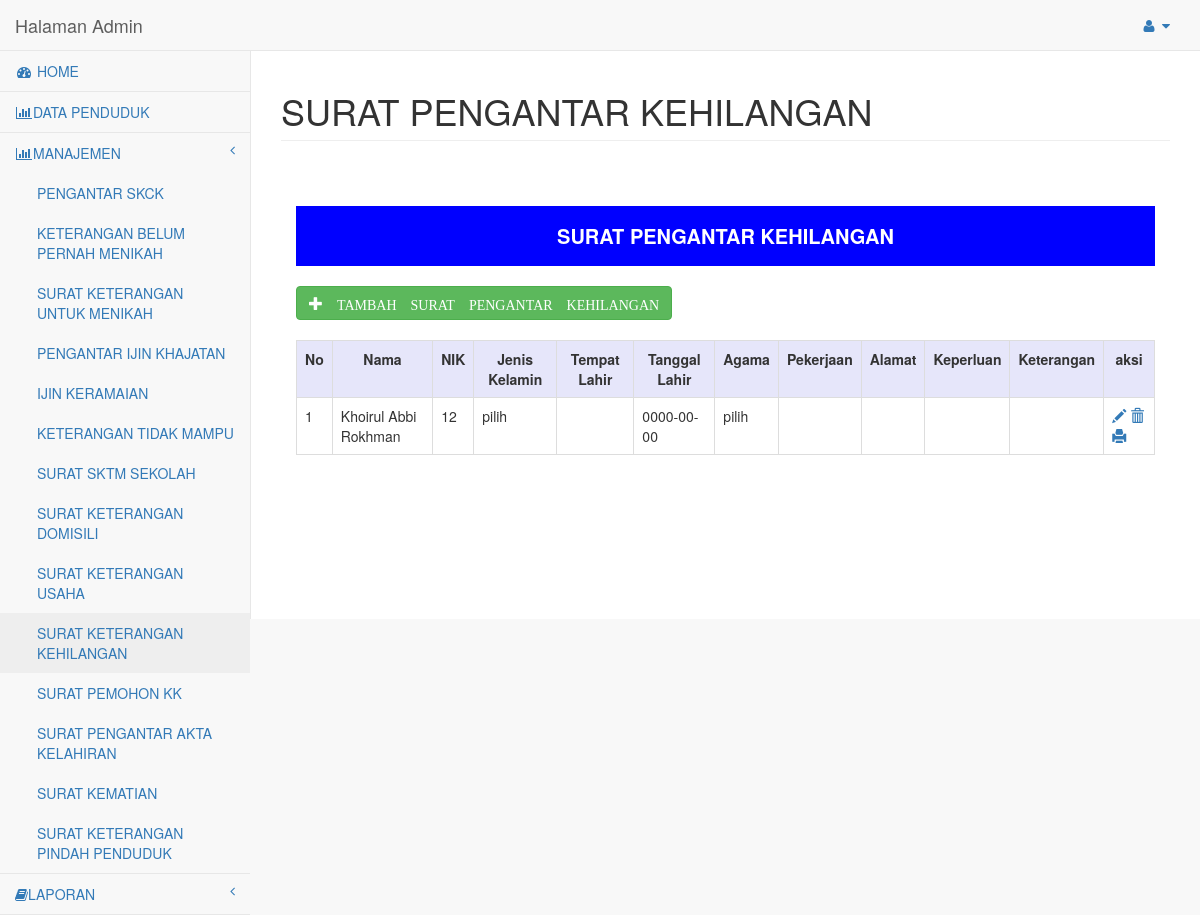
The app's page /admin/index.php?module=kehilangan, older data.
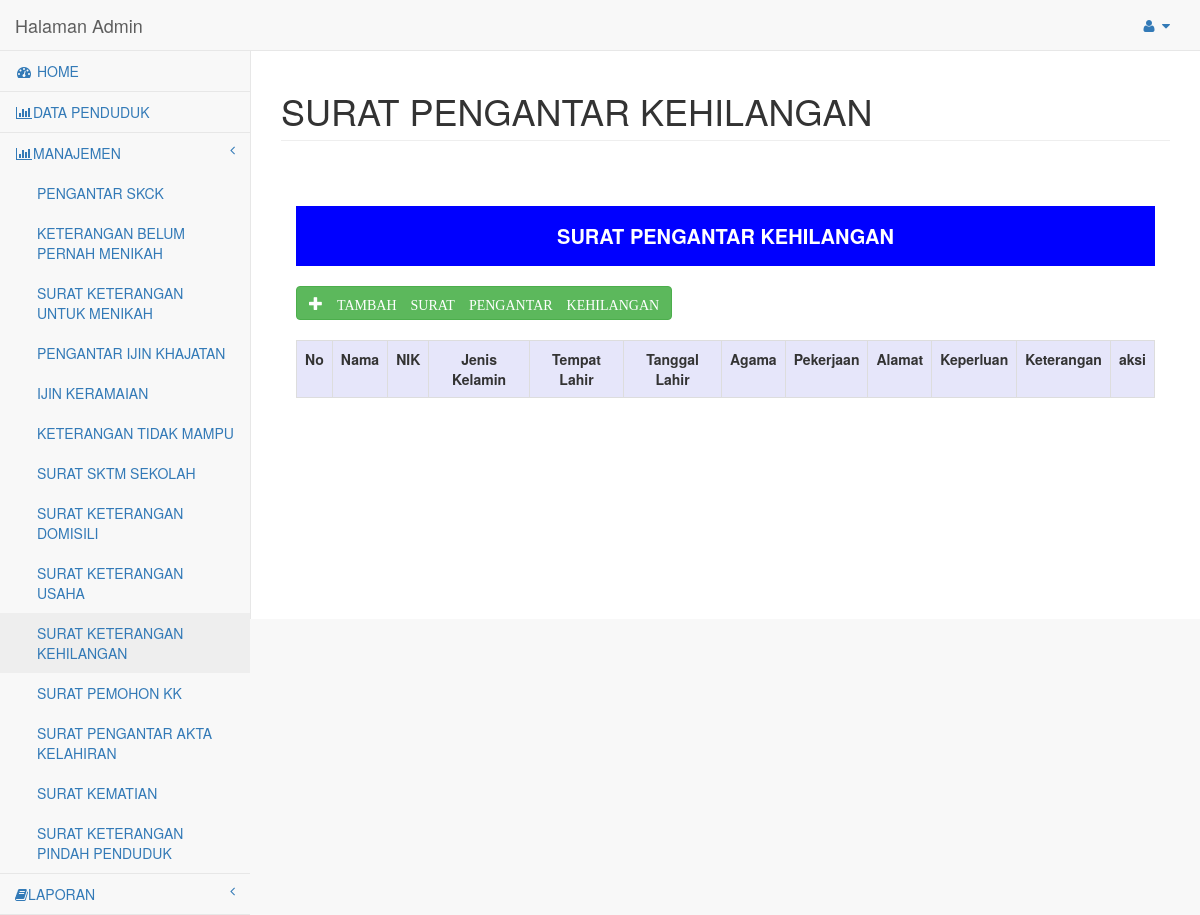
The same page, newer data.
### tables this page shows
CREATE TABLE `tbl_kehilangan` (
  `id_kehilangan` int(6) NOT NULL,
  `nama` varchar(30) NOT NULL,
  `nik` varchar(16) NOT NULL,
  `jenis_kel` varchar(12) NOT NULL,
  `tmp_lahir` varchar(30) NOT NULL,
  `tgl_lahir` date NOT NULL,
  `agama` varchar(10) NOT NULL,
  `pekerjaan` varchar(30) NOT NULL,
  `alamat` varchar(40) NOT NULL,
  `keperluan` varchar(40) NOT NULL,
  `keterangan` varchar(40) NOT NULL
);

### admin/pages/kehilangan.php (the view, shortened to what this page needs)
        <div id="page-wrapper">
            <div class="row">
                <div class="col-lg-12">
                    <h1 class="page-header"> SURAT PENGANTAR KEHILANGAN</h1>
                </div>
            </div>
            <div class="row">
                <div class="col-lg-12">
                        <div class="panel-body">
<?php
include"koneksi.php";
$no = 1;
$qry_kehilangan = mysqli_query($koneksi,"SELECT * from tbl_kehilangan");
?>
<div style="margin-top:30px;width:100%,height:50px;text-align:center;background:#0000ff;color:#fff;line-height:60px;font-size:20px;">
<b> SURAT PENGANTAR KEHILANGAN</b>
</div>
<a href="?module=input_kehilangan" class="btn btn-success" style="margin-top:20px;"><span class="glyphicon glyphicon-plus"> TAMBAH SURAT PENGANTAR KEHILANGAN</span></a>
<div class="th">
<table class="table table-bordered" style="margin-top:20px;">
	<th style=" background: #E6E6FA;"><center>No</center></th>
	<th style=" background: #E6E6FA;"><center>Nama</center></th>
	<th style=" background: #E6E6FA;"><center>NIK</center></th>
	<th style=" background: #E6E6FA;"><center>Jenis Kelamin</center></th>
	<th style=" background: #E6E6FA;"><center>Tempat Lahir</center></th>
	<th style=" background: #E6E6FA;"><center>Tanggal Lahir</center></th>
	<th style=" background: #E6E6FA;"><center>Agama</center></th>
	<th style=" background: #E6E6FA;"><center>Pekerjaan</center></th>
	<th style=" background: #E6E6FA;"><center>Alamat</center></th>
	<th style=" background: #E6E6FA;"><center>Keperluan</center></th>
	<th style=" background: #E6E6FA;"><center>Keterangan</center></th>
	<th style=" background: #E6E6FA;"><center>aksi</center></th>
	<?php while($data = mysqli_fetch_array($qry_kehilangan)) { ?>
	<tr>
	 <td><?php echo $no++ ?></td>
	 <td><?php echo $data['nama'] ?></td>
	 <td><?php echo $data['nik'] ?></td>
	 <td><?php echo $data['jenis_kelamin'] ?></td>
	 <td><?php echo $data['tmp_lahir'] ?></td>
	 <td><?php echo $data['tgl_lahir'] ?></td>
	 <td><?php echo $data['agama'] ?></td>
	 <td><?php echo $data['pekerjaan'] ?></td>
	 <td><?php echo $data['alamat'] ?></td>
	 <td><?php echo $data['keperluan'] ?></td>
	 <td><?php echo $data['keterangan'] ?></td>
	 <td><a href="?module=edit_kehilangan&id=<?php echo $data['id_kehilangan']; ?>"><span class="glyphicon glyphicon-pencil"></span></a>
		 <a href="?module=hapus_kehilangan&id=<?php echo $data['id_kehilangan']; ?>"><span class="glyphicon glyphicon-trash"></span></a>
		 <a href="print_kehilangan.php?id=<?php echo $data['id_kehilangan']; ?>" target="_blank"><span class="glyphicon glyphicon-print"></span></a></td>
	</tr>
	<?php } ?>
</table>
</div>
                        </div>
                    </div>
                </div>
            </div>

Row changes from the older to the newer data that the page shows:
removed tbl_kehilangan: nama "Khoirul Abbi Rokhman", nik "12", jenis_kelamin "pilih", tgl_lahir "0000-00-00", agama "pilih"
